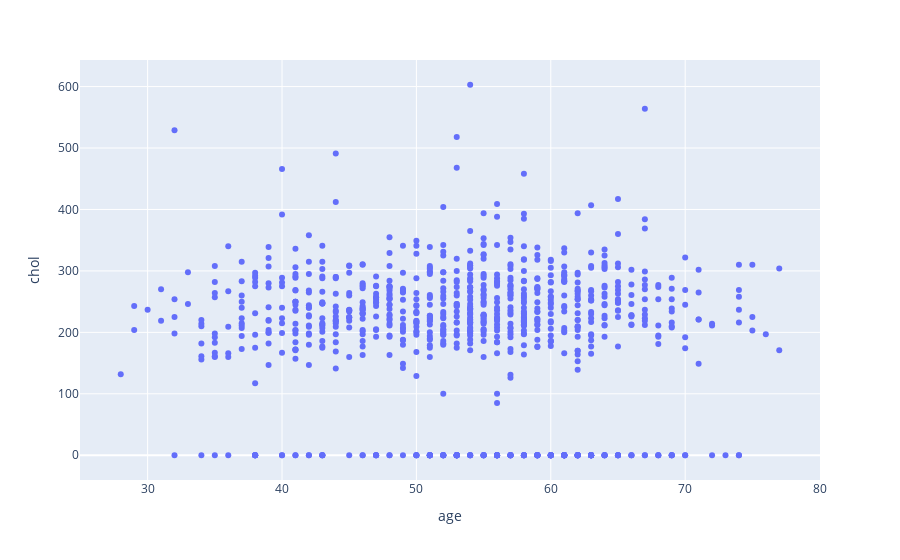

Notebook code cell kept with this figure:
### Markdown cell above
## Basic scatter plot

### Code cell
px.scatter(combined_df, x="age", y="chol")

### Figure 1 — Plotly figure (JSON) as saved in the notebook; plotly's stock layout.template omitted (floating-point values rounded to 4 significant figures; data arrays with more than 128 entries replaced by an {"elided": "..."} marker saying what was removed)
{"data": [{"hovertemplate": "age=%{x}<br>chol=%{y}<extra></extra>", "legendgroup": "", "marker": {"color": "#636efa", "symbol": "circle"}, "mode": "markers", "name": "", "orientation": "v", "showlegend": false, "type": "scatter", "x": {"elided": "920 int values"}, "xaxis": "x", "y": {"elided": "920 int values"}, "yaxis": "y"}], "layout": {"autosize": true, "legend": {"tracegroupgap": 0}, "margin": {"t": 60}, "xaxis": {"anchor": "y", "autorange": true, "domain": [0, 1], "range": [24.98, 80.02], "title": {"text": "age"}, "type": "linear"}, "yaxis": {"anchor": "x", "autorange": true, "domain": [0, 1], "range": [-46.69, 649.7], "title": {"text": "chol"}, "type": "linear"}}}
